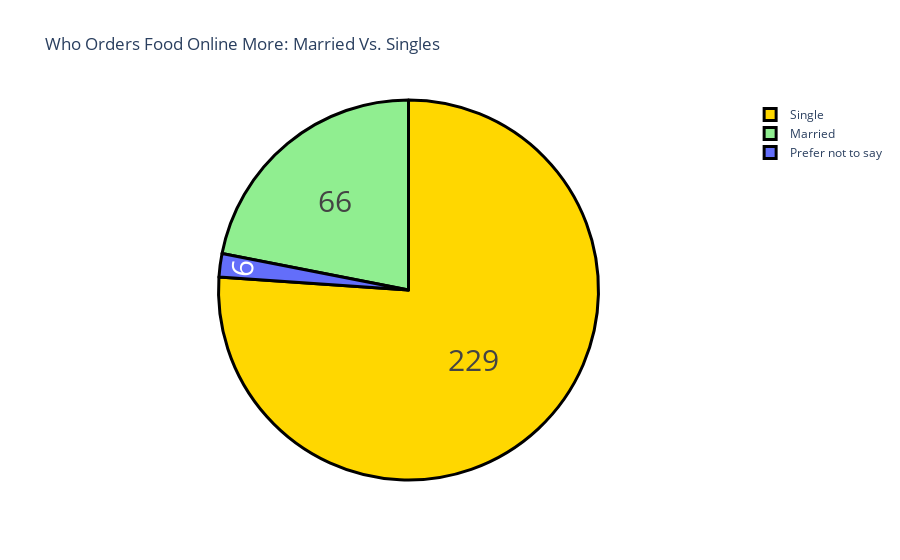

This figure's notebook cell:
### Code cell
# Marital status of the customers who ordered again
marital = buying_again_data["Marital Status"].value_counts()
label = marital.index
counts = marital.values
colors = ['gold','lightgreen']

fig = go.Figure(data=[go.Pie(labels=label, values=counts)])
fig.update_layout(title_text='Who Orders Food Online More: Married Vs. Singles')
fig.update_traces(hoverinfo='label+percent', textinfo='value', textfont_size=30,
                  marker=dict(colors=colors, line=dict(color='black',width=3)))
fig.show()

### Figure 1 — Plotly figure (JSON) as saved in the notebook; plotly's stock layout.template omitted (floating-point values rounded to 4 significant figures)
{"data": [{"hoverinfo": "label+percent", "labels": ["Single", "Married", "Prefer not to say"], "marker": {"colors": ["gold", "lightgreen"], "line": {"color": "black", "width": 3}}, "textfont": {"size": 30}, "textinfo": "value", "type": "pie", "values": [229, 66, 6]}], "layout": {"title": {"text": "Who Orders Food Online More: Married Vs. Singles"}}}
